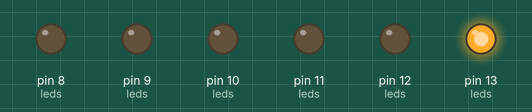
The sketch below on a simulated Arduino Uno, built with avr-gcc and run on an emulated ATmega328P. Shown: output pins drawn as LEDs (lit = HIGH).

Above: at 0.2 s.
At 1.2 s:
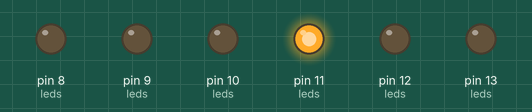
At 1.7 s:
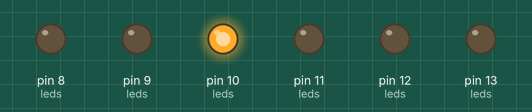
At 2.2 s:
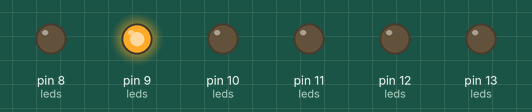
At 3.7 s:
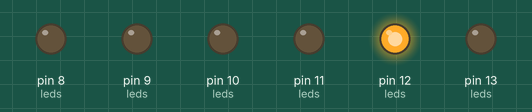
At 5.7 s:
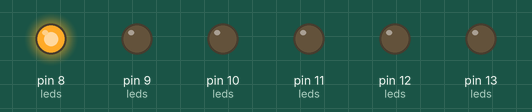
Timing chart, 0 to 6.9 s (numbered marks = the images above):
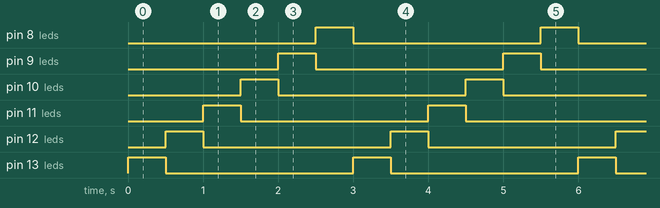

Measured:
- by itself, pin 8 (leds), pin 9 (leds), pin 10 (leds), pin 11 (leds), pin 12 (leds), pin 13 (leds): alternates HIGH for 0.50 s and LOW for 2.5 s
- by itself, everything shown: repeats every 3.0 s, in 7 steps

The sketch:

running_led.ino
```cpp
#define RED 13
#define YELLOW 12
#define GREEN 11
#define BLUE 10
#define SKYBLUE 9
#define PURPLE 8

int leds[] = {RED, YELLOW, GREEN, BLUE, SKYBLUE, PURPLE};

void setup() {
  for (int i = 0; i < 6; i++) {
    pinMode(leds[i], OUTPUT);
  }
}

void loop() {
  for (int i = 0; i < 6; i++) {
    digitalWrite(leds[i], HIGH);
    delay(500);
    digitalWrite(leds[i], LOW);   // ⭐ THIS WAS MISSING
  }
}
```
